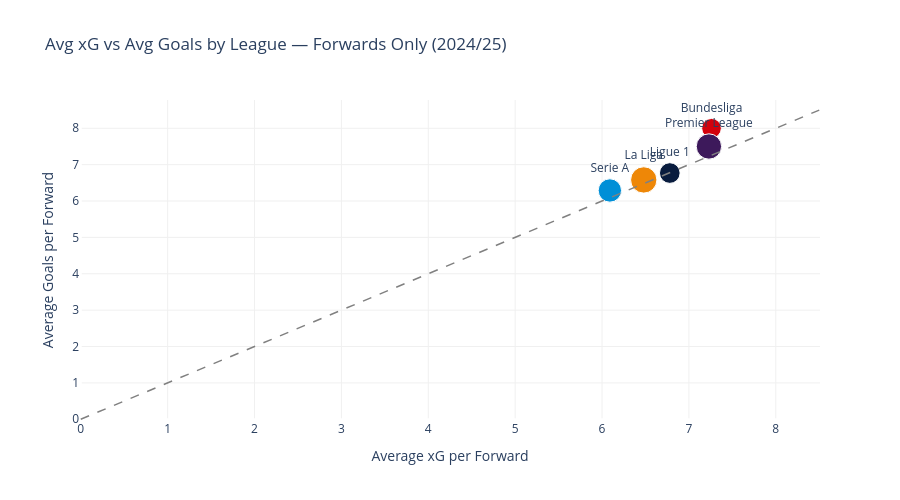

The cell this chart's notebook holds for it:
### Code cell
# 4.4 Average xG vs Goals by League — Forwards Only
fw_only = xg_df[xg_df['primary_position'] == 'FW'].copy()
league_xg = fw_only.groupby('league').agg(
    avg_xg=('xg', 'mean'), avg_goals=('goals', 'mean'),
    avg_goals_vs_xg=('goals_vs_xg', 'mean'), player_count=('player_name', 'count')
).reset_index().round(2)

fig = go.Figure()
for _, row in league_xg.iterrows():
    fig.add_trace(go.Scatter(
        x=[row['avg_xg']], y=[row['avg_goals']], mode='markers+text',
        name=row['league'], marker=dict(color=LEAGUE_COLORS[row['league']],
        size=row['player_count']/3, line=dict(width=1, color='white')),
        text=[row['league']], textposition='top center',
        hovertemplate=f"<b>{row['league']}</b><br>Avg xG: {row['avg_xg']}<br>Avg Goals: {row['avg_goals']}"
    ))
max_val = max(league_xg['avg_xg'].max(), league_xg['avg_goals'].max()) + 0.5
fig.add_shape(type='line', x0=0, y0=0, x1=max_val, y1=max_val,
              line=dict(color='gray', dash='dash', width=1.5))
fig.update_layout(title='Avg xG vs Avg Goals by League — Forwards Only (2024/25)',
                  xaxis_title='Average xG per Forward', yaxis_title='Average Goals per Forward',
                  height=500, plot_bgcolor='white', showlegend=False,
                  xaxis=dict(showgrid=True, gridcolor='#f0f0f0'),
                  yaxis=dict(showgrid=True, gridcolor='#f0f0f0'))
fig.show()

### Figure 1 — Plotly figure (JSON) as saved in the notebook; plotly's stock layout.template omitted (floating-point values rounded to 4 significant figures)
{"data": [{"hovertemplate": "<b>Bundesliga</b><br>Avg xG: 7.26<br>Avg Goals: 8.0", "marker": {"color": "#d3010c", "line": {"color": "white", "width": 1}, "size": 19.67}, "mode": "markers+text", "name": "Bundesliga", "text": ["Bundesliga"], "textposition": "top center", "type": "scatter", "x": [7.26], "y": [8]}, {"hovertemplate": "<b>La Liga</b><br>Avg xG: 6.48<br>Avg Goals: 6.58", "marker": {"color": "#ee8707", "line": {"color": "white", "width": 1}, "size": 26.33}, "mode": "markers+text", "name": "La Liga", "text": ["La Liga"], "textposition": "top center", "type": "scatter", "x": [6.48], "y": [6.58]}, {"hovertemplate": "<b>Ligue 1</b><br>Avg xG: 6.78<br>Avg Goals: 6.77", "marker": {"color": "#091c3e", "line": {"color": "white", "width": 1}, "size": 20.67}, "mode": "markers+text", "name": "Ligue 1", "text": ["Ligue 1"], "textposition": "top center", "type": "scatter", "x": [6.78], "y": [6.77]}, {"hovertemplate": "<b>Premier League</b><br>Avg xG: 7.23<br>Avg Goals: 7.5", "marker": {"color": "#3d195b", "line": {"color": "white", "width": 1}, "size": 25.33}, "mode": "markers+text", "name": "Premier League", "text": ["Premier League"], "textposition": "top center", "type": "scatter", "x": [7.23], "y": [7.5]}, {"hovertemplate": "<b>Serie A</b><br>Avg xG: 6.09<br>Avg Goals: 6.29", "marker": {"color": "#008fd7", "line": {"color": "white", "width": 1}, "size": 23.33}, "mode": "markers+text", "name": "Serie A", "text": ["Serie A"], "textposition": "top center", "type": "scatter", "x": [6.09], "y": [6.29]}], "layout": {"height": 500, "plot_bgcolor": "white", "shapes": [{"line": {"color": "gray", "dash": "dash", "width": 1.5}, "type": "line", "x0": 0, "x1": 8.5, "y0": 0, "y1": 8.5}], "showlegend": false, "title": {"text": "Avg xG vs Avg Goals by League — Forwards Only (2024/25)"}, "xaxis": {"gridcolor": "#f0f0f0", "showgrid": true, "title": {"text": "Average xG per Forward"}}, "yaxis": {"gridcolor": "#f0f0f0", "showgrid": true, "title": {"text": "Average Goals per Forward"}}}}
